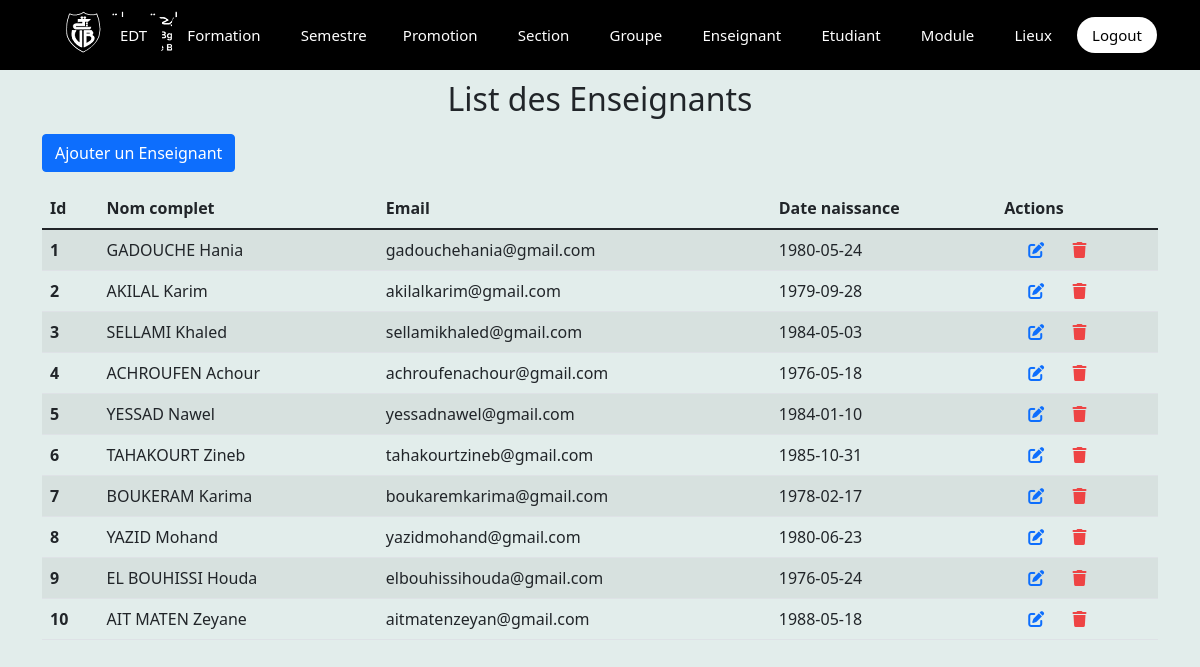
Page /gestionENS/listeENS.php (signed in) on the committed database.
### tables this page shows
CREATE TABLE `enseignant` (
  `id_ens` int(11) NOT NULL,
  `nom_ens` varchar(50) NOT NULL,
  `prenom_ens` varchar(50) NOT NULL,
  `email_ens` varchar(50) NOT NULL,
  `date_naiss_ens` date NOT NULL
);

### gestionENS/listeENS.php (the view, shortened to what this page needs)
<!DOCTYPE html>
<html lang="en">
<head>
    <link rel="stylesheet" href="https://cdn.jsdelivr.net/npm/bootstrap@5.1.3/dist/css/bootstrap.min.css" />
    <link rel="stylesheet" href="https://cdnjs.cloudflare.com/ajax/libs/font-awesome/6.0.0-beta3/css/all.min.css" />
    <link rel="stylesheet" href="styleListEns.css?jjj" />
</head>
<body>
    <div class="container">
    <div class="form-group mb-3">
              <div class="h5 text-center">
             <h2> List des Enseignants</h2>
              </div>
            </div>
        <div class="row pt-0">
            <a href="CreateEns.php">
                <buttun class="btn btn-primary" type="button">
                    Ajouter un Enseignant</buttun>
            </a>
        </div>
        <table class=" table table-striped mt-3">
            <thead>
                <tr>
                    <th>Id</th>
                    <th>Nom complet</th>
                    <th>Email</th>
                    <th>Date naissance</th>
                    <th>Actions</th>
                </tr>
            </thead>
            <tbody>
                <?php
                require("../connexion.php");
                $resultat=$db->query("SELECT * from enseignant");
                while($tuple=$resultat->fetch()){ ?>
                <tr>
                    <th scope="row"><?php echo $tuple['id_ens'] ;?></th>
                    <td ><?php echo $tuple['nom_ens']." ".$tuple['prenom_ens'] ;?></td>
                    <td><?php echo $tuple['email_ens']; ?></td>
                    <td><?php echo $tuple['date_naiss_ens']; ?></td>
                    <td>
                        <a href="updateEns.php?id_ens=<?php echo $tuple['id_ens'];?>"class="m-4">
                            <i class="fa fa-edit fa-1x"></i></a>
                        <i class="fa fa-trash fa-1x red-icon" data-bs-toggle="modal"
                            data-bs-target="#exempleModal<?php echo $tuple['id_ens'];?>"></i>
                    </td>
                </tr>
                <?php }?>
            </tbody>
        </table>
    </div>
</body>
</html>

### gestionENS/styleListEns.css (style rules this page uses)
i[class="fa fa-trash fa-1x red-icon"] { color: rgb(238, 68, 68); }
h2 { margin-top: 10px; }
.container { margin-top: 20px; }

### gestionENS/nav_bar.php (style rules this page uses)
* { margin: 0; padding: 0; box-sizing: border-box; font-family: 'Segoe UI', Tahoma, Geneva, Verdana, sans-serif; }
body { margin-top:80px; position: relative; background-color: rgb(226, 237, 235); }

### rows in the picture
enseignant: id_ens "1", nom_ens "GADOUCHE", prenom_ens "Hania", email_ens "gadouchehania@gmail.com", date_naiss_ens "1980-05-24"
enseignant: id_ens "2", nom_ens "AKILAL", prenom_ens "Karim", email_ens "akilalkarim@gmail.com", date_naiss_ens "1979-09-28"
enseignant: id_ens "3", nom_ens "SELLAMI", prenom_ens "Khaled", email_ens "sellamikhaled@gmail.com", date_naiss_ens "1984-05-03"
enseignant: id_ens "4", nom_ens "ACHROUFEN", prenom_ens "Achour", email_ens "achroufenachour@gmail.com", date_naiss_ens "1976-05-18"
enseignant: id_ens "5", nom_ens "YESSAD", prenom_ens "Nawel", email_ens "yessadnawel@gmail.com", date_naiss_ens "1984-01-10"
enseignant: id_ens "6", nom_ens "TAHAKOURT", prenom_ens "Zineb", email_ens "tahakourtzineb@gmail.com", date_naiss_ens "1985-10-31"
enseignant: id_ens "7", nom_ens "BOUKERAM", prenom_ens "Karima", email_ens "boukaremkarima@gmail.com", date_naiss_ens "1978-02-17"
enseignant: id_ens "8", nom_ens "YAZID", prenom_ens "Mohand", email_ens "yazidmohand@gmail.com", date_naiss_ens "1980-06-23"
enseignant: id_ens "9", nom_ens "EL BOUHISSI", prenom_ens "Houda", email_ens "elbouhissihouda@gmail.com", date_naiss_ens "1976-05-24"
enseignant: id_ens "10", nom_ens "AIT MATEN", prenom_ens "Zeyane", email_ens "aitmatenzeyan@gmail.com", date_naiss_ens "1988-05-18"
